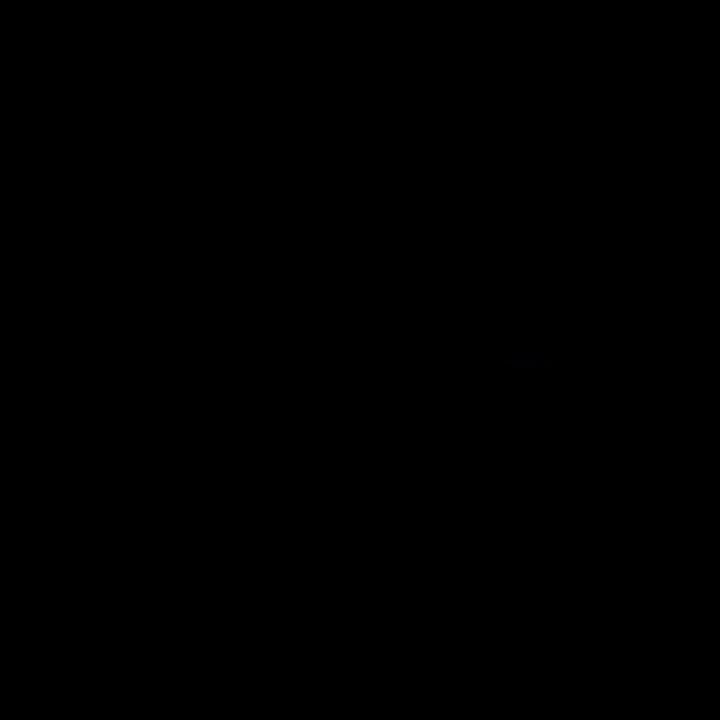
Frame 1 (no input)
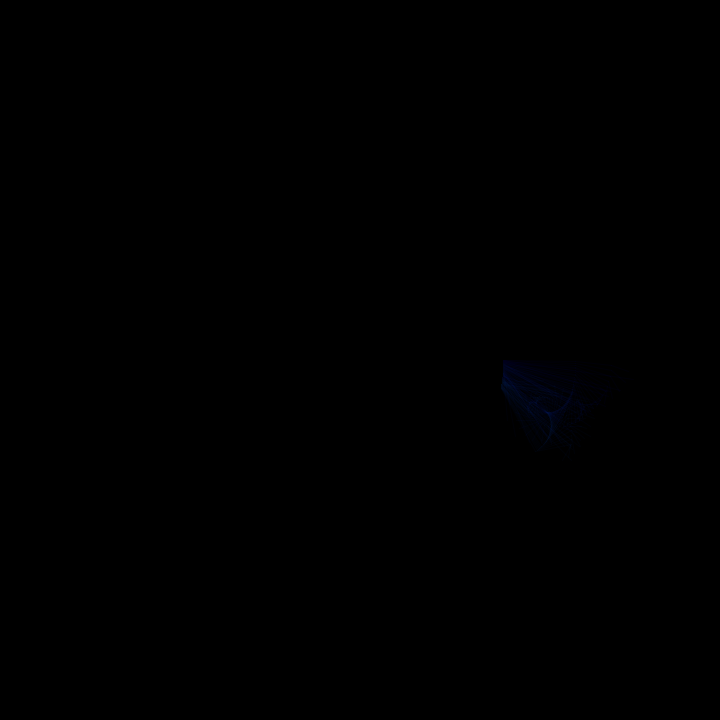
Frame 60 (the mouse pressed at the canvas centre just before this capture)
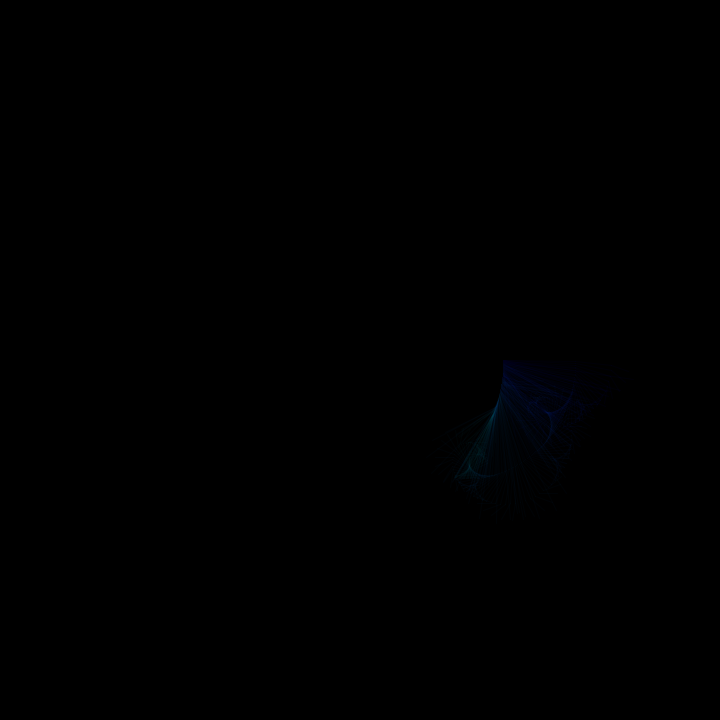
Frame 120 (the mouse held since frame 60 and released just before this capture)

The Processing sketch that drew these frames (run headless with seeded random() and noise(); from frame 60 on, the mouse is pressed at the canvas centre):

// Processing sketch: processing_153465
// ── processing_153465.pde




float raggio1 = 144;  // lunghezza del 1° segmento 
float raggio2 = 72;   // lunghezza del 2° segmento
float raggio3 = 36;   // lunghezza del 3° segmento
float raggio4 = 18;   // lunghezza del 4° segmento
float raggio5 = 9;

float passoAngolo1 = PI/937;  // velocita' di rotazione del 1° segmento
float passoAngolo2 = PI/177;  // velocita' di rotazione del 2° segmento
float passoAngolo3 = PI/31;   // velocita' di rotazione del 3° segmento
float passoAngolo4 = PI/9;    // velocita' di rotazione del 4° segmento
float passoAngolo5 = PI/3;
 color green= color(0,255,13,10);
 color blue= color (0,6,205,10);
 
void setup()
{
  size(720,720);
  stroke(0,40);
  background(0);
  frameRate(30);
  
}

void draw () 

{
  // Centro dell'area di visualizzazione
  float c0x = 360;
  float c0y = 360;
  
  // Calcola l'estremita' finale del 1° segmento
  float angolo1 = frameCount*passoAngolo1;
  float c1x = c0x + cos(angolo1)*raggio1;
  float c1y = c0y + sin(angolo1)*raggio1;
  
  // Calcola l'estremita' finale del 2° segmento
  float angolo2 = frameCount*passoAngolo2;
  float c2x = c1x + cos(angolo2)*raggio2;
  float c2y = c1y + sin(angolo2)*raggio2;
  
  // Calcola l'estremita' finale del 3° segmento
  float angolo3 = frameCount*passoAngolo3;
  float c3x = c2x + cos(angolo3)*raggio3;
  float c3y = c2y + sin(angolo3)*raggio3;
  
  // Calcola l'estremita' finale del 4° segmento
  float angolo4 = frameCount*passoAngolo4;
  float c4x = c3x + cos(angolo4)*raggio4;
  float c4y = c3y + sin(angolo4)*raggio4;
  
  //Calcola l'estremita' finale del 5° segmento
  float angolo5 = frameCount*passoAngolo5;
  float c5x = c4x + cos(angolo5)*raggio5;
  float c5y = c4y + sin(angolo5)*raggio5;
  //++ Calcolare le coordinate cromatiche usando i valori 
  //   presenti o ricavati da altre funzioni non randomiche

  //++ Impostare il colore dei tre segmenti
  //   eventualmente con colori diversi
  color mid=lerpColor(blue,green,sin(angolo1));
   stroke(mid);
   
  // Disegna il 2°, il 3° e il 4° segmento
  line(c1x,c1y, c2x,c2y);  
  line(c2x,c2y, c3x,c3y); 
  line(c3x,c3y, c4x,c4y);
  line(c5x,c5y, c1x,c1y);
}
